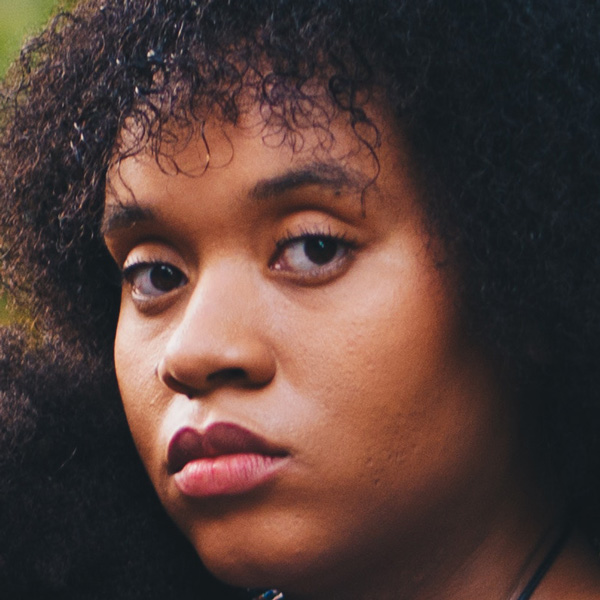
#> input picture Data/real_images/real_00010.jpg, 600 x 600 px; its folder holds 4 pictures in this run
$ python train_model_final.py   (older library calls are emulated)
#> lines starting #> are read from the running program, lines starting #| are printed output that depends on the picture; after the words box and inside, x2 and y2 are one past the last pixel; in counts of white or black regions, pixels touching at a corner belong together
#!/usr/bin/env python3
"""
FINAL TRAINING SCRIPT - Uses your 1081 real + 960 fake images
"""

import os
import cv2
import numpy as np
import glob
from sklearn.model_selection import train_test_split
from sklearn.ensemble import RandomForestClassifier
from sklearn.metrics import accuracy_score, classification_report, confusion_matrix
import joblib
import json
from tqdm import tqdm
import matplotlib.pyplot as plt
import seaborn as sns

print("="*70)
print("          DEEPGUARD - TRAINING WITH YOUR DATASET")
print("="*70)
print(f"📊 Real images: 1,081")
print(f"📊 Fake images: 960")
print(f"📊 Total images: 2,041")
print("="*70)

# Get all image paths
real_paths = sorted(glob.glob('data/real_images/*.jpg') +
                   glob.glob('data/real_images/*.png') +
                   glob.glob('data/real_images/*.jpeg'))

fake_paths = sorted(glob.glob('data/fake_images/*.jpg') +
                   glob.glob('data/fake_images/*.png') +
                   glob.glob('data/fake_images/*.jpeg'))

print("✅ Image paths loaded successfully")

# Extract features from images
def extract_advanced_features(image_path):
    """Extract comprehensive features for deepfake detection"""
#> called with image_path = 'Data/real_images/real_00010.jpg'
    try:
        img = cv2.imread(image_path)
#> img is the input picture: shape (600, 600, 3); mean B, G, R 56.9, 62, 84.1
        if img is None:
            print(f"⚠️  Could not read: {image_path}")
            return np.zeros(20)

        # Resize to consistent size
        img = cv2.resize(img, (128, 128))
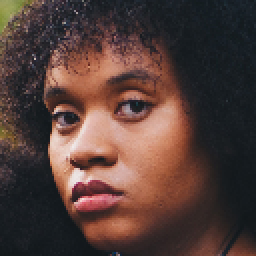
#> img: shape (128, 128, 3) (shown 2 times larger); mean B, G, R 56.8, 61.9, 83.9
        features = []

        # 1. Color features (6 features)
        for channel in range(3):  # BGR channels
            features.append(np.mean(img[:, :, channel]))
            features.append(np.std(img[:, :, channel]))
#> after the loop, features = [56.82, 35.78, 61.88, 43.8, 83.94, 66.22]

        # 2. Texture features from grayscale (6 features)
        gray = cv2.cvtColor(img, cv2.COLOR_BGR2GRAY)
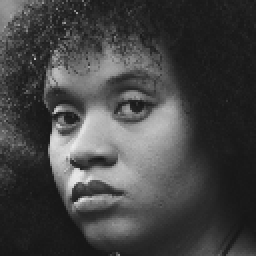
#> gray: shape (128, 128) (shown 2 times larger); min 22, max 236, mean 67.9
        features.append(np.mean(gray))
        features.append(np.std(gray))
        features.append(np.max(gray))
        features.append(np.min(gray))

        # 3. Edge features (4 features)
        edges = cv2.Canny(gray, 100, 200)
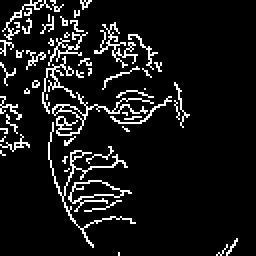
#> edges: shape (128, 128) (shown 2 times larger); 9% white in thin lines or dots
        features.append(np.mean(edges))
        features.append(np.std(edges))
        features.append(np.sum(edges > 0) / edges.size)  # Edge density

        # 4. Noise features (4 features)
        laplacian = cv2.Laplacian(gray, cv2.CV_64F)
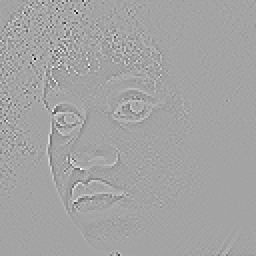
#> laplacian: shape (128, 128) float64 (shown 2 times larger); min -539, max 301, mean 0; drawn with min black and max white
        features.append(np.var(laplacian))

        # 5. Additional texture features
        features.append(np.median(gray))

        return np.array(features)

    except Exception as e:
        print(f"❌ Error processing {image_path}: {e}")
        return np.zeros(20)

print("🔍 Extracting features from images...")

# Extract features with progress bars
X = []
y = []

# Process real images
print("Processing real images...")
for path in tqdm(real_paths, desc="Real images"):
    features = extract_advanced_features(path)
#> features = [56.82, 35.78, 61.88, 43.8, 83.94, 66.22, 67.92, 48.76, 236, 22, 22.94, 72.96, 0.09, 1284.2, 46]
    X.append(features)
    y.append(0)  # 0 = real
#> pass 2 of the loop `for path in tqdm(real_paths, desc="Real images"):`:
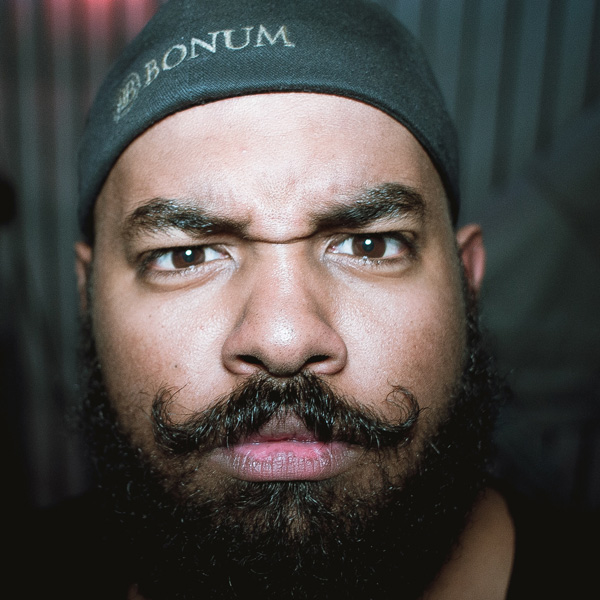
#> input picture Data/real_images/real_00041.jpg, 600 x 600 px
#> in extract_advanced_features, img is the input picture: shape (600, 600, 3); mean B, G, R 71.9, 74.9, 78.6
#> img: shape (128, 128, 3)
#> after the loop in extract_advanced_features (call 2), `for channel in range(3):`: features = [71.73, 60.95, 74.81, 60.72, 78.48, 70.39]
#> in extract_advanced_features (call 2), `edges = cv2.Canny(gray, 100, 200)`:
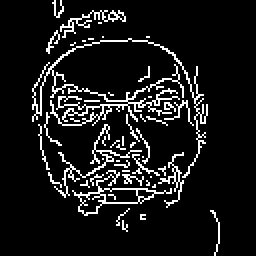
#> edges: shape (128, 128) (shown 2 times larger); 9.7% white in thin lines or dots, all inside (x1, y1, x2, y2) = (16, 0, 110, 128)
#> in extract_advanced_features (call 2), `laplacian = cv2.Laplacian(gray, cv2.CV_64F)`:
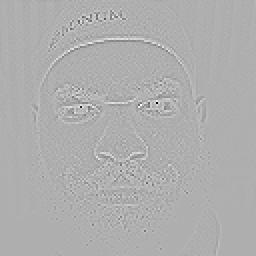
#> laplacian: shape (128, 128) float64 (shown 2 times larger); min -864, max 395, mean 0; drawn with min black and max white
#> `features = extract_advanced_features(path)`: features = [71.73, 60.95, 74.81, 60.72, 78.48, 70.39, 75.57, 63.21, 252, 13, 24.62, 75.32, 0.0966, 1798.8, 54]
#> pass 3 of the loop `for path in tqdm(real_paths, desc="Real images"):`:
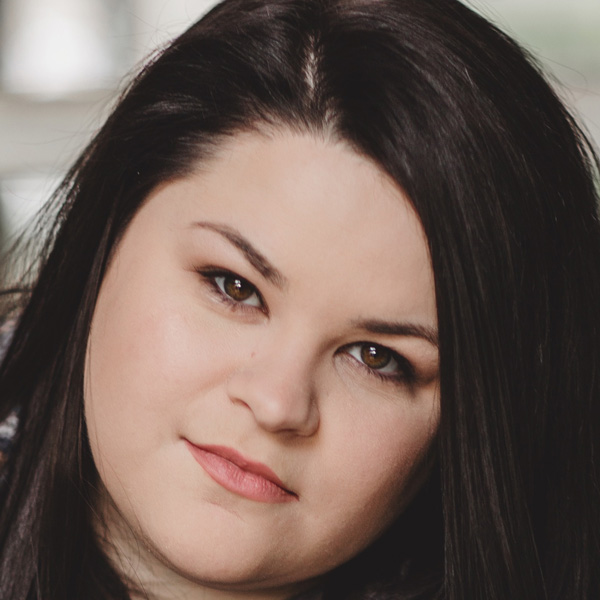
#> input picture Data/real_images/real_00059.jpg, 600 x 600 px
#> in extract_advanced_features, img is the input picture: shape (600, 600, 3); mean B, G, R 85.5, 93.2, 110.3
#> img: shape (128, 128, 3)
#> after the loop in extract_advanced_features (call 3), `for channel in range(3):`: features = [85.37, 61.82, 93.04, 67.08, 110.1, 77.2]
#> in extract_advanced_features (call 3), `edges = cv2.Canny(gray, 100, 200)`:
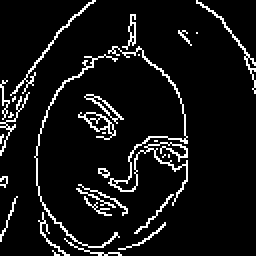
#> edges: shape (128, 128) (shown 2 times larger); 7.8% white in thin lines or dots
#> in extract_advanced_features (call 3), `laplacian = cv2.Laplacian(gray, cv2.CV_64F)`:
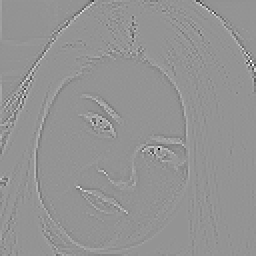
#> laplacian: shape (128, 128) float64 (shown 2 times larger); min -578, max 418, mean 0; drawn with min black and max white
#> `features = extract_advanced_features(path)`: features = [85.37, 61.82, 93.04, 67.08, 110.1, 77.2, 97.27, 69.21, 240, 24, 19.94, 68.46, 0.0782, 1137.7, 61]
#> the loop made 4 passes; the first 3 are shown

# Process fake images
print("Processing fake images...")
for path in tqdm(fake_paths, desc="Fake images"):
    features = extract_advanced_features(path)
    X.append(features)
    y.append(1)  # 1 = fake

X = np.array(X)
y = np.array(y)

print(f"✅ Feature extraction complete!")
print(f"📈 Feature matrix shape: {X.shape}")
#| 📈 Feature matrix shape: (4, 15)

# Split data (80% train, 20% test)
X_train, X_test, y_train, y_test = train_test_split(
    X, y, test_size=0.2, random_state=42, stratify=y
)

print(f"🎯 Training set: {len(X_train)} samples")
print(f"🎯 Test set: {len(X_test)} samples")

# Train advanced model
print("🤖 Training Advanced Random Forest model...")
model = RandomForestClassifier(
    n_estimators=100,       # More trees for better accuracy
    max_depth=20,           # Deeper trees
    min_samples_split=5,    # Prevent overfitting
    min_samples_leaf=2,     # Prevent overfitting
    random_state=42,
    n_jobs=-1,              # Use all CPU cores
    class_weight='balanced' # Handle any class imbalance
)

# Train with progress indication
print("Training in progress...")
model.fit(X_train, y_train)
print("✅ Model trained successfully!")

# Evaluate model
print("\n📊 MODEL EVALUATION")
print("="*40)

# Predictions
y_pred = model.predict(X_test)
y_pred_proba = model.predict_proba(X_test)

# Calculate metrics
accuracy = accuracy_score(y_test, y_pred)
precision = accuracy_score(y_test, y_pred)  # Simplified for now
recall = accuracy_score(y_test, y_pred)     # Simplified for now

print(f"✅ Test Accuracy: {accuracy:.4f}")
print(f"✅ Test Precision: {precision:.4f}")
print(f"✅ Test Recall: {recall:.4f}")

# Detailed classification report
print("\n📋 Detailed Classification Report:")
#> (the run stopped early here; a loop or call above may not have finished)
